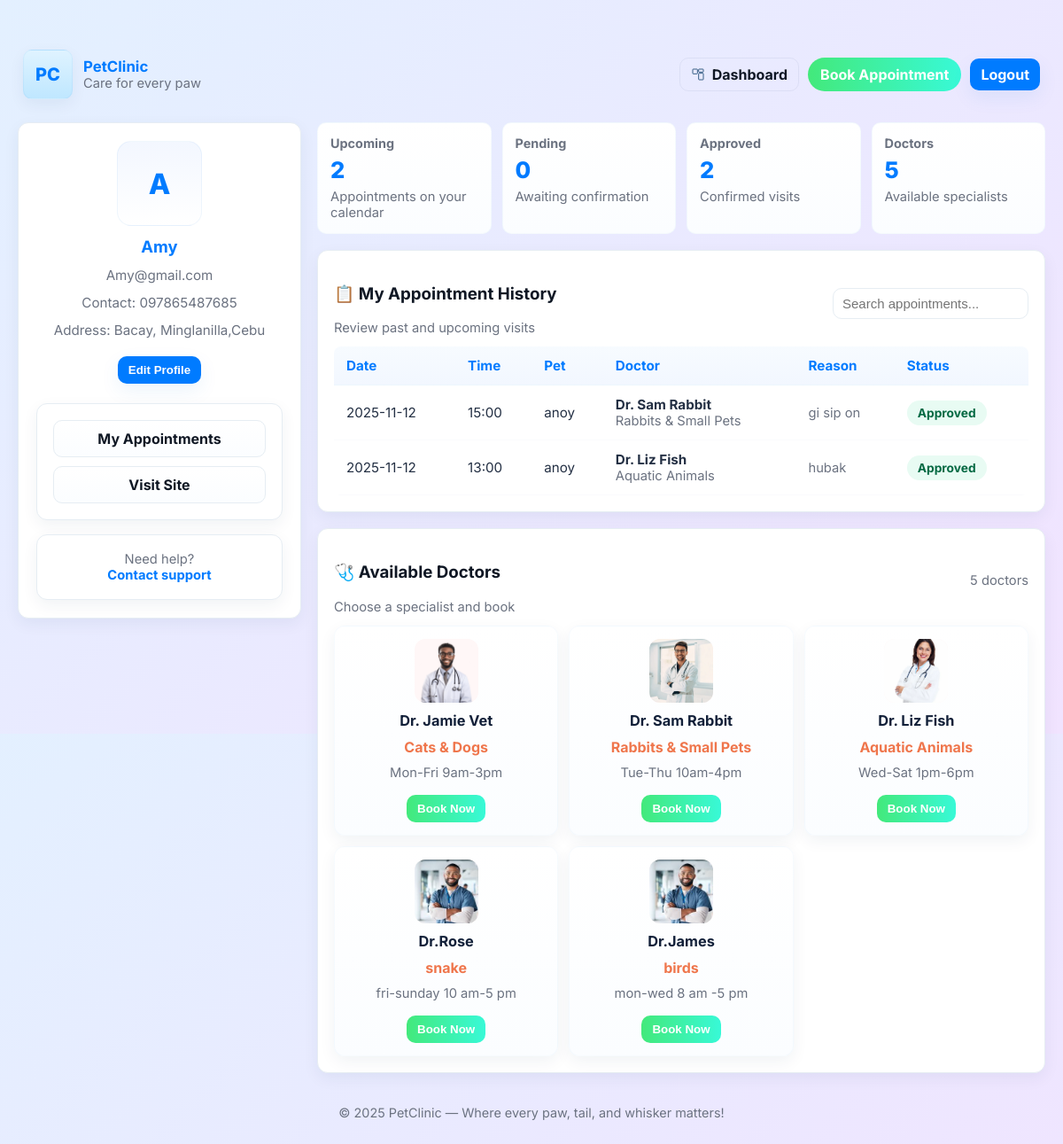
Screenshot of /pet_owner_dashboard (signed in) with the database file from the repository.
### app.py (models this page shows)
class User(db.Model):
    id = db.Column(db.Integer, primary_key=True)
    name = db.Column(db.String(100), nullable=False)
    email = db.Column(db.String(100), unique=True, nullable=False)
    password = db.Column(db.String(100), nullable=False)
    contact = db.Column(db.String(100))
    address = db.Column(db.String(100))
    appointments = db.relationship("Appointment", backref="user", lazy=True)

class Appointment(db.Model):
    id = db.Column(db.Integer, primary_key=True)
    user_id = db.Column(db.Integer, db.ForeignKey("user.id"), nullable=False)
    doctor_id = db.Column(db.Integer, db.ForeignKey("doctor.id"), nullable=False)
    pet_name = db.Column(db.String(100), nullable=False)
    date = db.Column(db.String(50), nullable=False)
    time = db.Column(db.String(50), nullable=False)
    status = db.Column(db.String(50), default="Pending")
    reason = db.Column(db.String(255))
    doctor = db.relationship("Doctor", backref="appointments")

class Doctor(db.Model):
    id = db.Column(db.Integer, primary_key=True)
    name = db.Column(db.String(80), nullable=False)
    specialty = db.Column(db.String(80), nullable=False)
    photo_url = db.Column(db.String(255), nullable=True)
    schedule = db.Column(db.String(255), nullable=False)

### app.py (the view)
@app.route("/pet_owner_dashboard")
def pet_owner_dashboard():
    if "user_id" not in session:
        return redirect(url_for("login"))
    current_user = User.query.get(session["user_id"])
    doctors = Doctor.query.all()
    appointments = Appointment.query.filter_by(user_id=current_user.id).order_by(Appointment.date.desc()).all()
    return render_template("pet_owner_dashboard.html",
        current_user=current_user,
        doctors=doctors,
        appointments=appointments
    )

### templates/pet_owner_dashboard.html (shortened to what this page needs)
<!doctype html>
<html lang="en">
<head>
  <link rel="stylesheet" href="{{ url_for('static', filename='style.css') }}">
</head>
<body>
  <div class="site" role="document">
    <header class="topbar" role="banner" aria-label="Site header">
      <div class="brand">
        <div class="logo" aria-hidden="true">PC</div>
        <div>
          <div class="title">PetClinic</div>
          <div class="small" style="color:var(--muted)">Care for every paw</div>
        </div>
      </div>
      <nav class="top-actions" role="navigation" aria-label="Top actions">
        <a class="btn btn--ghost" href="{{ url_for('pet_owner_dashboard') }}">
          Dashboard
        </a>
        <a class="btn btn--cta" href="{{ url_for('book') }}">Book Appointment</a>
        <a class="btn btn--primary" href="{{ url_for('logout') }}">Logout</a>
      </nav>
    </header>
    <main class="dashboard" role="main" aria-labelledby="dashboard-heading">
      <aside class="sidebar" aria-label="Profile and quick actions">
        <div class="profile" role="region" aria-labelledby="profile-name">
          <div class="avatar" aria-hidden="true">
            {{ (current_user.name[0] if current_user and current_user.name) | default('U') }}
          </div>
          <h2 id="profile-name">{{ current_user.name }}</h2>
          <div class="meta small">{{ current_user.email }}</div>
          <div class="meta small">Contact: {{ current_user.contact or 'Not provided' }}</div>
          <div class="meta small">Address: {{ current_user.address or 'Not provided' }}</div>
          <div class="row" style="margin-top:8px">
            <button class="btn btn--primary" onclick="location.href='{{ url_for('edit_profile') }}'">Edit Profile</button>
          </div>
        </div>
        <div class="card quick-links" role="navigation" aria-label="Quick links">
          <a href="{{ url_for('pet_owner_dashboard') }}">My Appointments</a>
          <a href="{{ url_for('home') }}">Visit Site</a>
        </div>
        <div class="card center small">
          Need help? <br>
          <a href="mailto:help@petclinic.example" style="color:var(--primary);font-weight:700">Contact support</a>
        </div>
      </aside>
      <section class="content" aria-live="polite">
        <div class="stats" role="region" aria-label="Summary statistics">
          <div class="stat">
            <div class="label">Upcoming</div>
            <div class="value">{{ appointments|selectattr('date','>=',today)|list|length if appointments is defined and today is defined else appointments|length }}</div>
            <div class="small">Appointments on your calendar</div>
          </div>
          <div class="stat">
            <div class="label">Pending</div>
            <div class="value">{{ appointments|selectattr('status','equalto','Pending')|list|length }}</div>
            <div class="small">Awaiting confirmation</div>
          </div>
          <div class="stat">
            <div class="label">Approved</div>
            <div class="value">{{ appointments|selectattr('status','equalto','Approved')|list|length }}</div>
            <div class="small">Confirmed visits</div>
          </div>
          <div class="stat">
            <div class="label">Doctors</div>
            <div class="value">{{ doctors|length }}</div>
            <div class="small">Available specialists</div>
          </div>
        </div>
        <div class="card" role="region" aria-labelledby="appointments-title">
          <div style="display:flex;align-items:center;justify-content:space-between;gap:12px">
            <div>
              <h3 id="appointments-title" class="section-title">📋 My Appointment History</h3>
              <div class="small">Review past and upcoming visits</div>
            </div>
            <div class="row">
              <input type="search" placeholder="Search appointments..." aria-label="Search appointments" style="padding:8px 10px;border-radius:10px;border:1px solid var(--border);min-width:220px">
            </div>
          </div>
          <div style="margin-top:12px" class="table-responsive">
            <table role="table" aria-label="Appointment history">
              <thead>
                <tr>
                  <th scope="col">Date</th>
                  <th scope="col">Time</th>
                  <th scope="col">Pet</th>
                  <th scope="col">Doctor</th>
                  <th scope="col">Reason</th>
                  <th scope="col">Status</th>
                </tr>
              </thead>
              <tbody>
                {% for appt in appointments %}
                <tr>
                  <td>{{ appt.date }}</td>
                  <td>{{ appt.time }}</td>
                  <td>{{ appt.pet_name }}</td>
                  <td>
                    <div style="font-weight:700">{{ appt.doctor.name }}</div>
                    <div class="small">{{ appt.doctor.specialty }}</div>
                  </td>
                  <td class="small">{{ appt.reason or '-' }}</td>
                  <td>
                    {% if appt.status == 'Pending' %}
                      <span class="pill pending">Pending</span>
                    {% elif appt.status == 'Approved' %}
                      <span class="pill approved">Approved</span>
                    {% else %}
                      <span class="pill declined">Declined</span>
                    {% endif %}
                  </td>
                </tr>
                {% else %}
                <tr><td colspan="6" class="center" style="padding:18px;color:var(--warm)">You have no appointments yet.</td></tr>
                {% endfor %}
              </tbody>
            </table>
          </div>
        </div>
        <div class="card" role="region" aria-labelledby="doctors-title">
          <div style="display:flex;align-items:center;justify-content:space-between">
            <div>
              <h3 id="doctors-title" class="section-title">🩺 Available Doctors</h3>
              <div class="small">Choose a specialist and book</div>
            </div>
            <div class="small">{{ doctors|length }} doctors</div>
          </div>
          <div style="margin-top:12px" class="doctors-grid" role="list">
            {% for doc in doctors %}
            <article class="doctor-card" role="listitem" aria-labelledby="doc-{{ doc.id }}">
              <div class="doctor-avatar" aria-hidden="true">
                {% if doc.photo_url %}
                  {% if doc.photo_url.startswith('http') %}
                    <img src="{{ doc.photo_url }}" alt="Dr. {{ doc.name }}" style="width:100%;height:100%;object-fit:cover;border-radius:12px">
                  {% else %}
                    <img src="{{ url_for('static', filename=doc.photo_url.lstrip('/')) }}" alt="Dr. {{ doc.name }}" style="width:100%;height:100%;object-fit:cover;border-radius:12px">
                  {% endif %}
                {% else %}
                  <span>👩‍⚕️</span>
                {% endif %}
              </div>
              <strong id="doc-{{ doc.id }}">{{ doc.name }}</strong>
              <div class="doctor-special">{{ doc.specialty }}</div>
              <div class="doctor-sched small">{{ doc.schedule }}</div>
              <button class="btn" onclick="location.href='{{ url_for('book', doctor_id=doc.id) }}'">Book Now</button>
            </article>
            {% else %}
            <div class="center" style="padding:18px;color:var(--warm)">No doctors available at the moment.</div>
            {% endfor %}
          </div>
        </div>
      </section>
    </main>
    <footer class="footer" role="contentinfo">© {{ current_year or "2025" }} PetClinic — Where every paw, tail, and whisker matters!</footer>
  </div>
</body>
</html>

### templates/pet_owner_dashboard.html (style rules this page uses)
.brand .title { font-size:1.05rem; color:var(--primary); }
.doctor-card .btn { margin-top:6px;padding:8px 12px;border-radius:10px;border:0;background:linear-gradient(90deg,var(--accent-1),var(--accent-2));color:white;font-weight:700 }
.doctor-avatar img { width:100%;height:100%;object-fit:cover;border-radius:12px;display:block }

### rows the page displays
User: name "A", name "Amy", email "Amy@gmail.com", contact "097865487685", address "Bacay, Minglanilla,Cebu"
Appointment: date "2025-11-12", time "15:00", pet_name "anoy", doctor.name "Dr. Sam Rabbit", doctor.specialty "Rabbits & Small Pets", reason "gi sip on", status "Approved"
Appointment: date "2025-11-12", time "13:00", pet_name "anoy", doctor.name "Dr. Liz Fish", doctor.specialty "Aquatic Animals", reason "hubak", status "Approved"
Doctor: photo_url (picture), name "Dr. Jamie Vet", specialty "Cats & Dogs", schedule "Mon-Fri 9am-3pm"
Doctor: photo_url (picture), name "Dr. Sam Rabbit", specialty "Rabbits & Small Pets", schedule "Tue-Thu 10am-4pm"
Doctor: photo_url (picture), name "Dr. Liz Fish", specialty "Aquatic Animals", schedule "Wed-Sat 1pm-6pm"
Doctor: photo_url (picture), name "Dr.Rose", specialty "snake", schedule "fri-sunday 10 am-5 pm"
Doctor: photo_url (picture), name "Dr.James", specialty "birds", schedule "mon-wed 8 am -5 pm"

### other values shown
{{ appointments|selectattr('status','equalto','Pending')|list|length }} "0"
{{ appointments|selectattr('status','equalto','Approved')|list|length }} "2"
{{ doctors|length }} "5"
{{ current_year or "2025" }} "2025"
